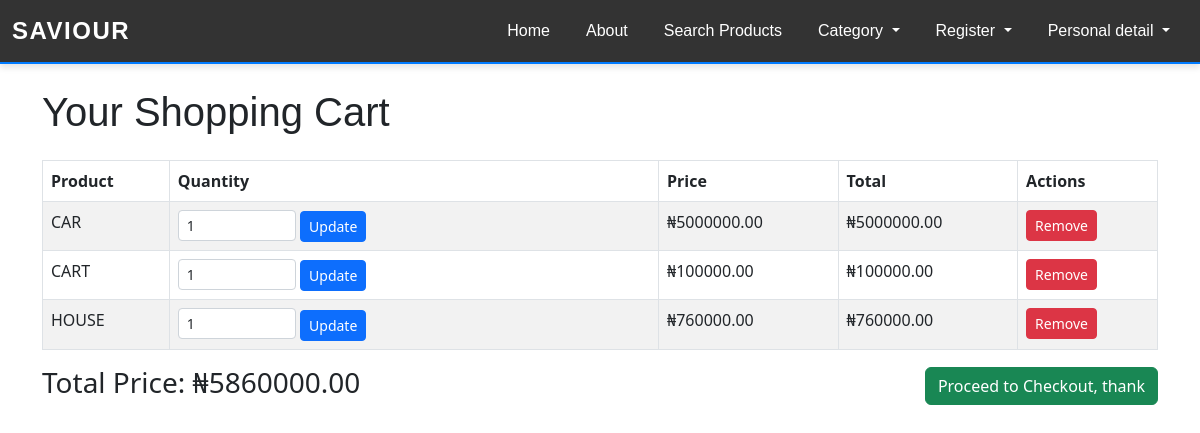
Page /cart/ (signed in) on the committed database.
### myapp/models.py (models this page shows, shortened)
class CartItem(models.Model):
    cart = models.ForeignKey(Cart, on_delete=models.CASCADE, related_name='items')
    product = models.ForeignKey(Product, on_delete=models.CASCADE)
    quantity = models.PositiveIntegerField(default=1)
    def get_total_price(self):
        return self.product.price * self.quantity

class Product(models.Model):
    name = models.CharField(max_length=100)
    price = models.DecimalField(max_digits=10, decimal_places=2)
    category = models.ForeignKey(Category, on_delete=models.SET_NULL, null=True, blank=True)
    image = models.ImageField(upload_to='products/')
    description = models.TextField(blank=True, null=True)
    is_active = models.BooleanField(default=True)
    slug = models.SlugField(unique=True, default="default-slug")

### myapp/views.py (the view)
# urls.py: path('cart/', views.cart_detail, name='cart_detail'),
@login_required
def cart_detail(request):
    cart, created = Cart.objects.get_or_create(user=request.user)
    cart_items = cart.items.all()
    total_price = sum(item.get_total_price() for item in cart_items)
    context = {
        'cart_items': cart_items,
        'total_price': total_price,
    }
    return render(request, 'saviour.html', context)

### myapp/templates/saviour.html (shortened to what this page needs)
{% extends 'base.html' %}
{% block content %}
<div class="container">
    <h1 class="my-4">Your Shopping Cart</h1>
    {% if cart_items %}
    <table class="table table-bordered table-striped">
        <thead class="thead-dark">
            <tr>
                <th>Product</th>
                <th>Quantity</th>
                <th>Price</th>
                <th>Total</th>
                <th>Actions</th>
            </tr>
        </thead>
        <tbody>
            {% for item in cart_items %}
            <tr>
                <td>{{ item.product.name }}</td>
                <td>
                    <form method="post" action="{% url 'update_cart_item' item.id %}" class="d-inline">
                        <input type="number" name="quantity" value="{{ item.quantity }}" min="1" class="form-control form-control-sm d-inline w-25">
                        <button type="submit" class="btn btn-sm btn-primary">Update</button>
                    </form>
                </td>
                <td>₦{{ item.product.price }}</td>
                <td>₦{{ item.get_total_price }}</td>
                <td>
                    <a href="{% url 'remove_from_cart' item.id %}" class="btn btn-sm btn-danger">Remove</a>
                </td>
            </tr>
            {% endfor %}
        </tbody>
    </table>
    <div class="d-flex justify-content-between align-items-center">
        <h3>Total Price: ₦{{ total_price }}</h3>
        <a href="{% url 'checkout' cart_items.0.product.id %}" class="btn btn-success">
            Proceed to Checkout,
            thank
        </a>
    </div>
    {% endif %}
</div>
{% endblock %}

### myapp/templates/nav.html (style rules this page uses)
body, h1, ul, li, a { margin: 0; padding: 0; box-sizing: border-box; font-family: 'Arial', sans-serif; }

### rows in the picture
CartItem: product.name "CAR", quantity "1", product.price "5000000.00", get_total_price "5000000.00"
CartItem: product.name "CART", quantity "1", product.price "100000.00", get_total_price "100000.00"
CartItem: product.name "HOUSE", quantity "1", product.price "760000.00", get_total_price "760000.00"

### other values in the picture
{{ total_price }} "5860000.00"
